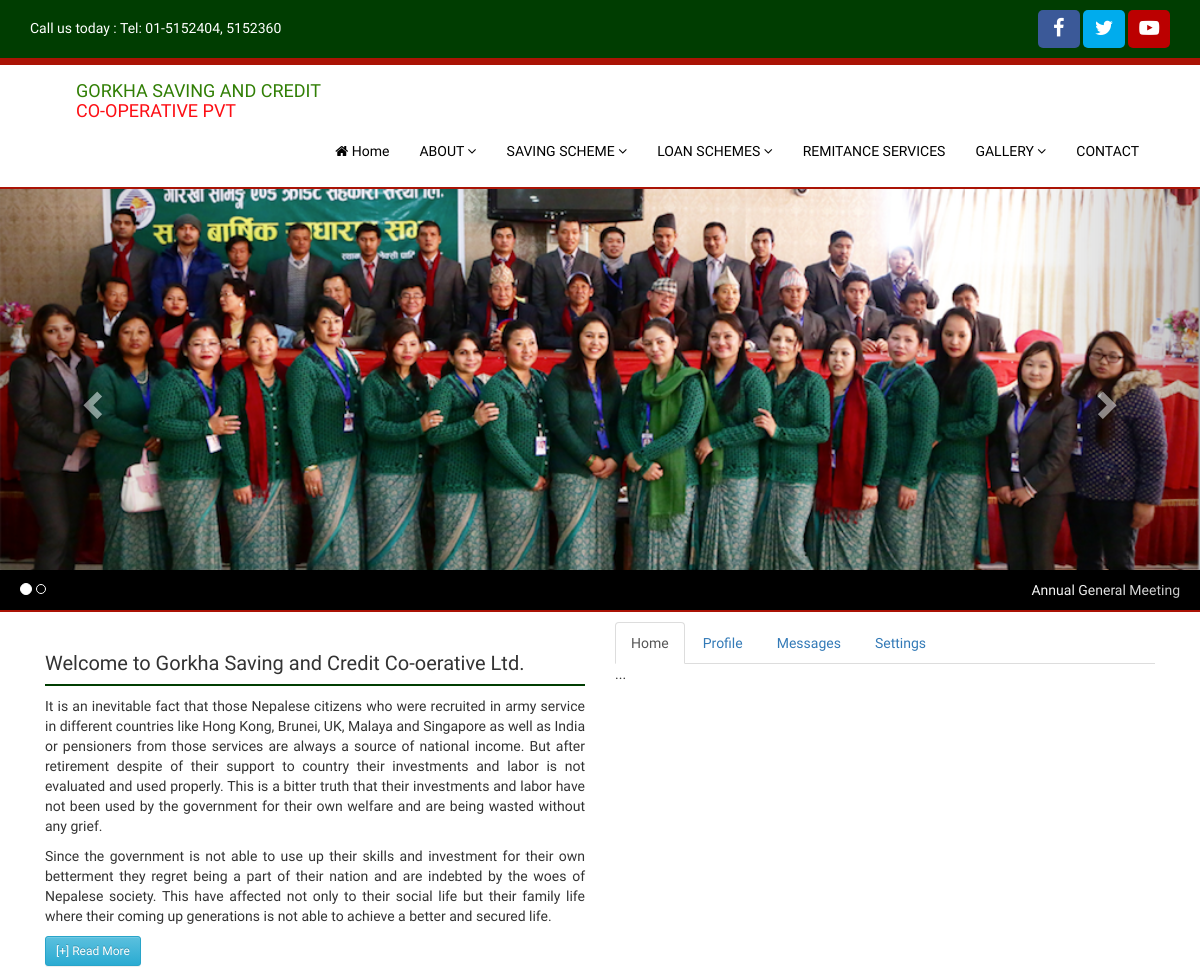
The page / on the database its author committed.
### tables this page shows
CREATE TABLE `usertable` (
  `userid` int(11) NOT NULL,
  `usern` varchar(300) NOT NULL,
  `userp` varchar(300) NOT NULL,
  `address` varchar(500) NOT NULL,
  `shortinfo` text NOT NULL,
  `sitename` varchar(500) NOT NULL,
  `sitelogo` varchar(500) NOT NULL,
  `contact` varchar(500) NOT NULL,
  `email` varchar(500) NOT NULL,
  `website` varchar(500) NOT NULL,
  `facebook` varchar(500) NOT NULL,
  `twitter` varchar(500) NOT NULL,
  `googleplus` varchar(500) NOT NULL,
  `youtube` varchar(500) NOT NULL,
  `instagram` varchar(500) NOT NULL
);

CREATE TABLE `article_cate` (
  `CateID` int(11) NOT NULL,
  `CateTitle` varchar(500) NOT NULL,
  `CateType` int(11) NOT NULL,
  `Status` enum('0','1') NOT NULL,
  `PubDate` varchar(200) NOT NULL,
  `CateOrder` int(11) NOT NULL
);

CREATE TABLE `tblbanner` (
  `id` int(11) NOT NULL,
  `bantitle` varchar(300) NOT NULL,
  `banimg` varchar(300) NOT NULL,
  `PubDate` varchar(100) NOT NULL,
  `placeorder` varchar(3) NOT NULL,
  `banlink` varchar(500) NOT NULL,
  `status` enum('0','1') NOT NULL
);

CREATE TABLE `tblarticle` (
  `id` int(11) NOT NULL,
  `pageorder` int(11) NOT NULL,
  `groupid` int(11) NOT NULL,
  `subgroupid` int(11) NOT NULL,
  `topic` varchar(500) NOT NULL,
  `pagelevel` int(11) NOT NULL,
  `parentid` int(11) NOT NULL,
  `submittedby` varchar(100) NOT NULL,
  `submitdate` varchar(10) NOT NULL,
  `description` text NOT NULL,
  `attachfile` varchar(100) NOT NULL DEFAULT 'NULL',
  `uptodate` varchar(30) NOT NULL,
  `status` enum('0','1') NOT NULL,
  `feature` enum('0','1') NOT NULL,
  `authorid` varchar(500) NOT NULL,
  `articleimage` varchar(500) NOT NULL,
  `articletags` varchar(500) NOT NULL,
  `type` int(11) NOT NULL,
  `urltype` int(11) NOT NULL,
  `urllink` varchar(500) NOT NULL,
  `mainpg` int(11) NOT NULL,
  `trending` enum('0','1') NOT NULL DEFAULT '0'
);

### assets/functions/functions.php (called while the page is built, shortened)
<?php
function base_url() {
	$HOST="http://".$_SERVER['HTTP_HOST'];
	$ROOT_DIR= $_SERVER['DOCUMENT_ROOT'];
	$DS=DIRECTORY_SEPARATOR;
	$filedir = dirname(__FILE__);
	$filedir=str_replace("\\",$DS,$filedir);
	$filedir=str_replace($ROOT_DIR,"",$filedir);
	$basename = $HOST . $DS . $filedir;
	$basename = $basename."/";
	$basename = str_replace("//","/",$basename);
	$basename = str_replace("http:/","http://",$basename);
	$basename = str_replace("assets/functions/","",$basename);
	return $basename;
}
	?>
<?php
function limit_para($string,$count)
{
    $return_string = "";
    preg_match_all("/<p>(.*)<\/p>/", $string, $matches);
    for($i=0;$i<$count;$i++)
    {
        $return_string .= $matches[0][$i];
    }
    return $return_string;
}
?>

### index.php (the view, shortened to what this page needs)
<?php
	include_once 'assets/functions/functions.php';
	$getSiteDetail = $db->query("select address, sitename, shortinfo, sitelogo, contact, email, website, facebook, twitter, googleplus, youtube from usertable limit 1");
	$setSiteDetail = $getSiteDetail->fetch_object();
	include_once 'includes/header.php';
	include_once 'includes/topmenu.php';
	include_once 'includes/banner.php';
?>
	<div class="welcome-section">
		<div class="container">
			<div class="col-sm-6">
				<?php
				$getMainPG = $db->query("select * from tblarticle where mainpg = '1'");
				$setMainPG = $getMainPG->fetch_object();
				?>
				<h3>Welcome to <?php echo $setSiteDetail->sitename ?></h3>
				<?php echo limit_para($setMainPG->description,2) ?>
				<a class="btn btn-info btn-sm" href="<?php echo base_url() ?>articles.php?id=<?php echo $setMainPG->id ?>">[+] Read More</a>
			</div>
			<div class="col-sm-6">
				<div>
				  <ul class="nav nav-tabs" role="tablist">
				    <li role="presentation" class="active"><a href="#home" aria-controls="home" role="tab" data-toggle="tab">Home</a></li>
				    <li role="presentation"><a href="#profile" aria-controls="profile" role="tab" data-toggle="tab">Profile</a></li>
				    <li role="presentation"><a href="#messages" aria-controls="messages" role="tab" data-toggle="tab">Messages</a></li>
				    <li role="presentation"><a href="#settings" aria-controls="settings" role="tab" data-toggle="tab">Settings</a></li>
				  </ul>
				  <div class="tab-content">
				    <div role="tabpanel" class="tab-pane active" id="home">...</div>
				  </div>
				</div>
			</div>
		</div>
	</div>
<?php
	include_once 'includes/footer.php';
?>

### includes/header.php (shortened to what this page needs)
<!DOCTYPE html>
<html lang="en">
<head>
	<link rel="stylesheet" type="text/css" href="assets/bootstrap/css/bootstrap.css">
	<link rel="stylesheet" type="text/css" href="assets/bootstrap/css/bootstrap-theme.css">
	<link rel="stylesheet" type="text/css" href="assets/custom/custom.css">
	<link rel="stylesheet" type="text/css" href="assets/faicons/css/font-awesome.css">
</head>
<body>

### includes/topmenu.php (shortened to what this page needs)
<div class="topbar-section">
		<div class="container">
			<div class="pull-left contact">
				<p>
					Call us today : <?php echo $setSiteDetail->contact; ?>
				</p>
			</div>
			<div class="pull-right sicons">
				<ul>
					<li><a href="<?php echo $setSiteDetail->facebook ?>" class="facebook"><span class="fa fa-facebook fa-fw"></span></a></li>
					<li><a href="<?php echo $setSiteDetail->twitter ?>" class="twitter"><span class="fa fa-twitter fa-fw"></span></a></li>
					<li><a href="<?php echo $setSiteDetail->youtube ?>" class="youtube"><span class="fa fa-youtube-play fa-fw"></span></a></li>
				</ul>
			</div>
			<div class="clearfix"></div>
		</div>
	</div>
	<div class="topmenu-section">
		<div class="container">
			<div class="menu-section">
				<nav class="navbar">
				  <div class="container-fluid">
				    <div class="navbar-header">
				      	<a class="navbar-brand" style="background:url(<?php echo base_url()."images/".$setSiteDetail->sitelogo ?>) no-repeat center left; background-size: 40px 40px;">
							<div class="company-name">Gorkha Saving and Credit <span>Co-operative Pvt</span></div>
						</a>
				    </div>
				    <div class="collapse navbar-collapse" id="bs-example-navbar-collapse-1">
				      <ul class="nav navbar-nav navbar-right">
				        <?php
							$getCate = $db->query("select * from article_cate where Status = '0' and CateType < 5 order by CateOrder asc");
							while($setCate = $getCate->fetch_object())
							{
								if($setCate->CateType == 1)
									{
									$getSingleMenu = $db->query("select * from tblarticle where groupid = '".$setCate->CateID."'");
									$setSingleMenu = $getSingleMenu->fetch_object();
										$li_class = "";
										$a_param = "";
										$arrow = "";
										if($setSingleMenu->type == 1)
										{
											$a_href = "article.php?id=".$setSingleMenu->id;
										}
										else
										{
											$a_href = $setSingleMenu->urllink;
											if($setSingleMenu->urltype != 0)
											$a_param = "target='_blank'";
											else
											$a_param = "";
										}
									}
								else
									{
										$li_class = "class = 'dropdown hasmenu'";
										$a_param = "class=\"dropdown-toggle\" data-toggle=\"dropdown\" role=\"button\" aria-haspopup=\"true\" aria-expanded=\"false\"";
										$a_href = "#";
										$arrow = "<span class=\"fa fa-angle-down\"></span>";
									}
							?>
                            <li <?php echo $li_class; ?>><a href="<?php echo $a_href; ?>" <?php echo $a_param; ?>><?php echo $setCate->CateTitle ?> <?php echo $arrow; ?></a>
                            </li>
                            <?php
							}
							?>
				      </ul>
				    </div>
				  </div>
				</nav>
			</div>
		</div>
	</div>

### includes/banner.php (shortened to what this page needs)
<div class="banner-section">
		<div class="containers">
			<div id="carousel-example-generic" class="carousel slide" data-ride="carousel">
			  <ol class="carousel-indicators">
			  <?php
			  $c=0;
			  	$getBanner = $db->query("select * from tblbanner where status = '0' order by placeorder asc");
			  	while ($setBanner = $getBanner->fetch_object()) {
			  	?>
			    <li data-target="#carousel-example-generic" data-slide-to="<?php echo $c ?>" class="<?php echo $c==0 ? "active" : "" ?>"></li>
			    <?php
			    $c++;
			    }
			  	?>
			  </ol>
			  <div class="carousel-inner" role="listbox">
			  <?php
			  $c=0;
			  	$getBanner = $db->query("select * from tblbanner where status = '0' order by placeorder asc");
			  	while ($setBanner = $getBanner->fetch_object()) {
			  	?>
			    <div class="item <?php echo $c==0 ? "active" : "" ?>">
			      <img src="slider/<?php echo $setBanner->banimg ?>" alt="<?php echo $setBanner->bantitle ?>">
			      <div class="carousel-caption">
			        <?php echo $setBanner->bantitle ?>
			      </div>
			    </div>
			    <?php
			    $c++;
			    }
			  	?>
			  </div>
			  <a class="left carousel-control" href="#carousel-example-generic" role="button" data-slide="prev">
			    <span class="glyphicon glyphicon-chevron-left" aria-hidden="true"></span>
			  </a>
			  <a class="right carousel-control" href="#carousel-example-generic" role="button" data-slide="next">
			    <span class="glyphicon glyphicon-chevron-right" aria-hidden="true"></span>
			  </a>
			</div>
		</div>
	</div>

### assets/custom/custom.css (style rules this page uses)
body { font-family: 'Droid Sans', sans-serif;; }
.topbar-section { background: #003D01; padding: 10px; border-bottom:7px #AA1305 solid; }
.topbar-section .contact p { color: white; padding: 8px 0; margin: 0; }
.topbar-section .sicons ul { list-style: none ; margin: 0; }
.topbar-section .sicons ul li { display: inline-block; }
.topbar-section .sicons ul li .fa { font-size: 20px; color: white; }
.topbar-section .sicons ul li a { display: block; padding: 8px; border-radius: 5px; -moz-border-radius: 5px; -webkit-border-radius: 5px; -o-border-radius: 5px; }
.topbar-section .sicons ul li a.facebook { background: #3b5998; }
.topbar-section .sicons ul li a.twitter { background: #00aced; }
.topbar-section .sicons ul li a.youtube { background: #bb0000; }
.menu-section a.navbar-brand { display: block; }
.menu-section a .company-name { text-transform: uppercase; margin-left: 30px; margin-top: -10px; color: #317F05; }
.menu-section a .company-name span { display: block; color: #FD0E14; }
nav.navbar { margin-top:10px; margin-bottom:10px; }
nav.navbar .navbar-nav a { color:black; }
.banner-section { border-top:2px solid #AA1305; border-bottom:2px solid #AA1305; }
.welcome-section { padding: 10px 0; }
.carousel-caption { text-align: right; background: black; padding: 10px 20px; position: relative; right:0; left:0; bottom:0; }
.carousel-indicators { width: auto !important; margin-left:0; bottom: 0px !important; text-align: left; left:20px }
.carousel-inner .item img { width: 100% }
.welcome-section h3 { font-size: 20px; border-bottom: 2px solid #003D01; padding:10px 0; }
.welcome-section p { text-align: justify; }

### rows shown on the page
usertable: contact "Tel: 01-5152404, 5152360", sitename "Gorkha Saving and Credit Co-oerative Ltd."
article_cate: CateTitle "Home"
article_cate: CateTitle "ABOUT"
article_cate: CateTitle "SAVING SCHEME"
article_cate: CateTitle "LOAN SCHEMES"
article_cate: CateTitle "REMITANCE SERVICES"
article_cate: CateTitle "GALLERY"
article_cate: CateTitle "CONTACT"
tblbanner: banimg (picture), bantitle "Annual General Meeting"
tblarticle: description "It is an inevitable fact that those Nepalese citizens who were recruited in army service in different countries like Hong Kong, Brunei, UK, Malaya and Singapore as well as India or pensioners from those services are always a source of national income. But after retirement despite of their support to country their investments and labor is not evaluated and used properly. This is a bitter truth that their investments and labor have not been used by the government for their own welfare and are being wasted without any grief. Since the government is not able to use up their skills and investment for their own betterment they regret being a part of their nation and are indebted by the woes of…"
